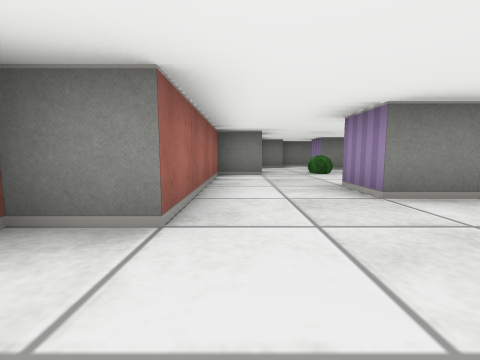
[1] (above)

18 first-person views from a walk through a cub3D level. The camera is about half as high as the walls, tilts 6° down and sees 90° across. The floor is counted in squares. Each view is taken from the middle of a square. On the plan, view 1 faces up. The plan holds only what a view shows up to about 9 squares ahead; the rest is blank.

[2]
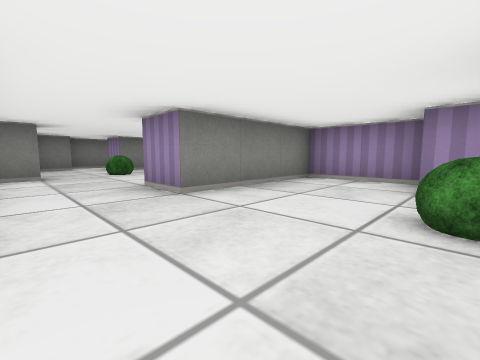

[3]
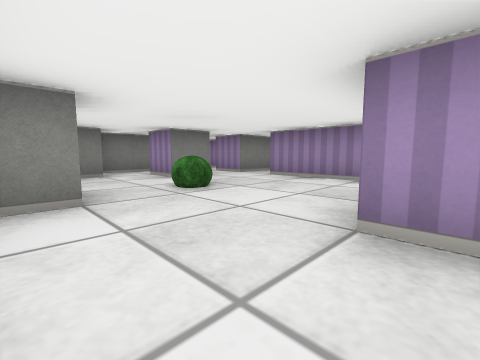

[4]
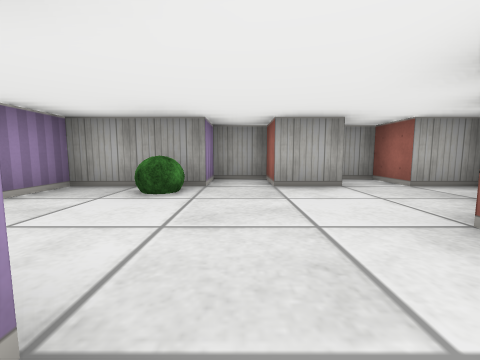

[5]
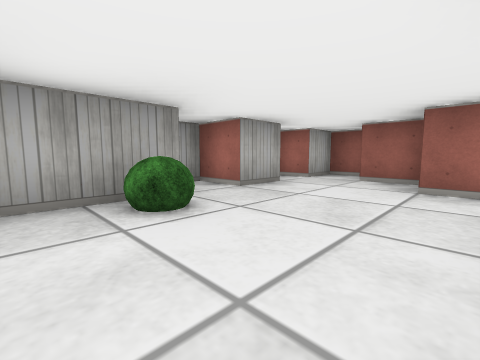

[6]
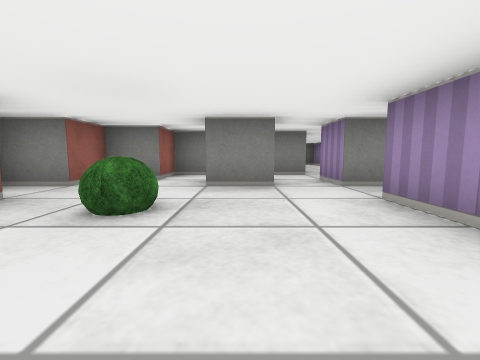

[7]
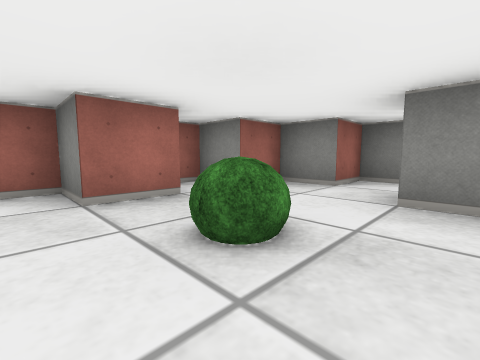

[8]
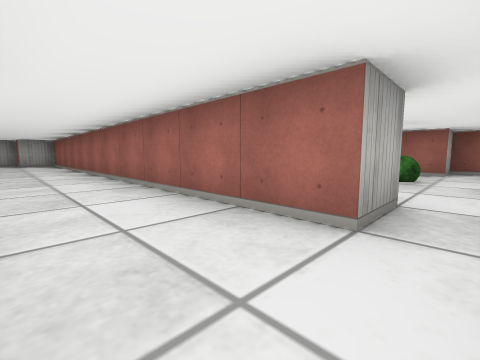

[9]
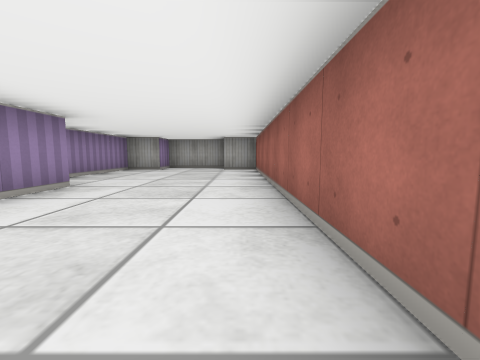

[10]
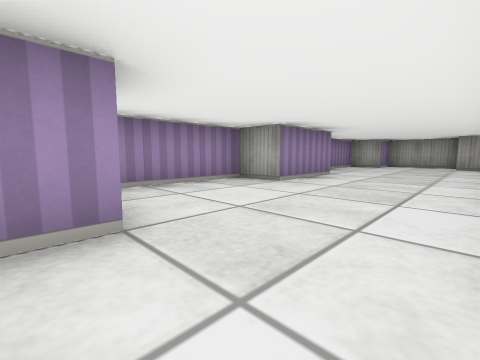

[11]
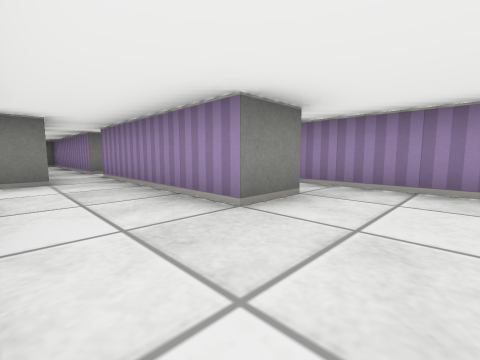

[12]
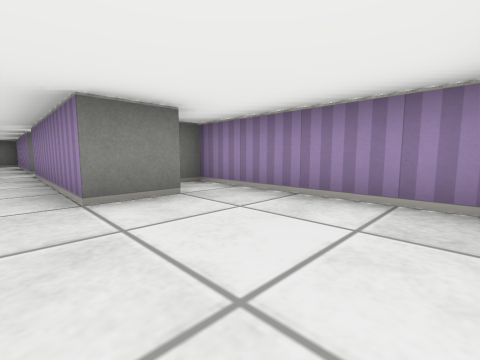

[13]
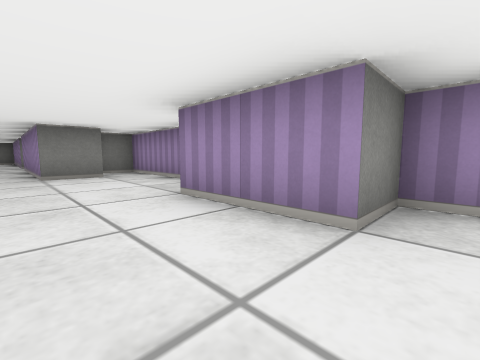

[14]
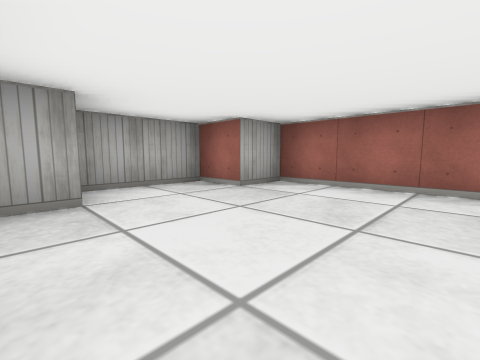

[15]
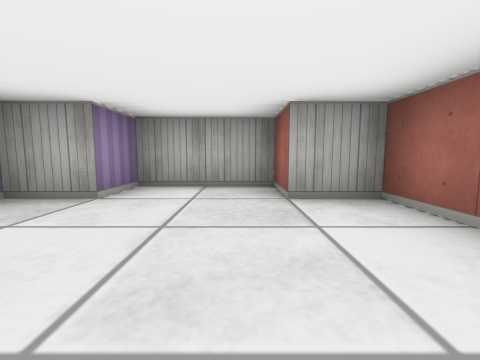

[16]
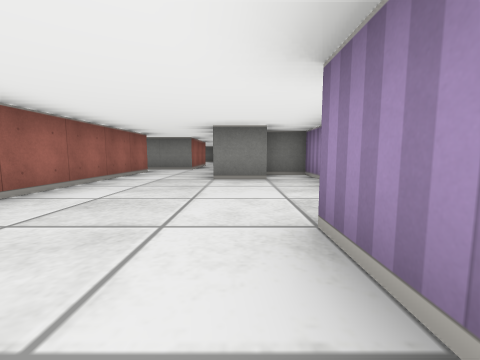

[17]
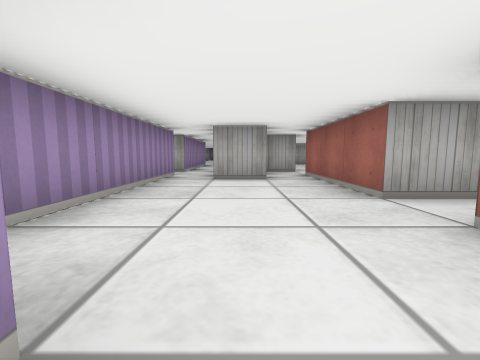

[18]
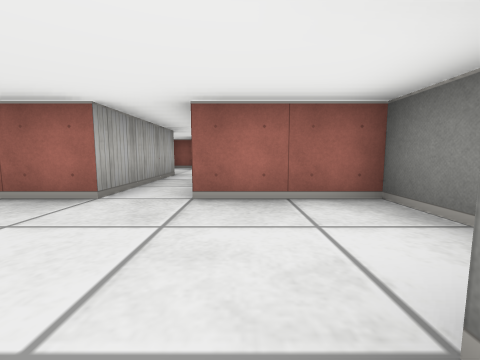

### Floor plan
Points are (right, up) in squares from view 1. A wall is a line through its corners. A room is listed if a view was taken in it or the views show most of it. See-through windows are left out.
Room 1 (views 1, 2, 5)
walls: (-0.5, 2.5) (-0.5, 1.5) (-1.5, 1.5) (-1.5, 0.5); (-0.6, -0.5) (0.5, -0.5) (0.5, -1.5) (1.5, -1.5) (1.5, -0.5) (3.5, -0.5) (3.5, 0.5); (4.5, 0.6) (4.5, 2.5) (1.5, 2.5); (-2.5, 0.2) (-2.5, -0.5) (-1.5, -0.5) (-1.5, -1.5) (-0.9, -1.5)
ways out: opening at (0.5, 3) to room 2
objects: bush (2, 0)
Room 2 (views 3, 4, 6, 7)
walls: (3.6, 7.5) (2.5, 7.5) (2.5, 8.5); (4.5, 7.5) (4.5, 8.5) (5.4, 8.5); (4.5, 4.4) (4.5, 6.5); (1.5, 2.5) (1.5, 3.5); (4.5, 9.5) (1.5, 9.5) (1.5, 8.5) (0.5, 8.5) (0.5, 7.5) (-0.5, 7.5) (-0.5, 6.5) (0.5, 6.5) (0.5, 5.5) (-0.5, 5.5) (-0.5, 2.5)
ways out: opening at (0.5, 3) to room 1; opening at (5, 7) to room 3; opening at (5, 10) to room 5
objects: bush (2, 6)
Room 3 (view 8)
walls: (6.5, 9) (6.5, 7.5) (4.5, 7.5); (7.5, 6.5) (7.5, 8.5) (7.9, 8.5); (4.5, 6.5) (5.5, 6.5)
ways out: opening at (5, 7) to room 2; opening at (6.5, 5.5) to room 4; opening at (7, 9) to room 5
Room 4 (views 9, 10, 11, 12, 13, 14, 15, 16)
walls: (8.6, 4.5) (7.5, 4.5) (7.5, 6.5); (5.5, 6.5) (5.5, -4.5) (6.5, -4.5) (6.5, -5.5) (8.5, -5.5) (8.5, -4.5) (9.5, -4.5) (9.5, -0.5) (8.5, -0.5) (8.5, 1.5) (9.5, 1.5) (9.5, 5.5) (8.5, 5.5)
ways out: opening at (6.5, 5.5) to room 3
Room 5 (views 17, 18)
walls: (5.5, 10.5) (6.5, 10.5); (5.5, 15.5) (4.5, 15.5) (4.5, 13.5); (5.5, 9.6) (5.5, 10.1); (1.5, 12.5) (4.5, 12.5) (4.5, 9.5); (7.5, 9.5) (7.5, 14.5) (6.5, 14.5)
ways out: opening at (5, 10) to room 2; opening at (7, 9) to room 3; opening at (2, 13)

Where each view was taken, in squares from view 1:
view 1: 0 up, 0 right, facing up
view 2: 0 up, 0 right, facing up-right
view 3: 3 up, 0 right, facing up-right
view 4: 3 up, 1 right, facing down
view 5: 2 up, 3 right, facing down-left
view 6: 4 up, 3 right, facing up
view 7: 5 up, 3 right, facing up-left
view 8: 7 up, 7 right, facing down-left
view 9: 3 up, 6 right, facing down
view 10: 5 up, 6 right, facing down-right
view 11: 3 up, 6 right, facing up-right
view 12: 2 up, 7 right, facing up-right
view 13: 1 down, 7 right, facing up-right
view 14: 2 down, 9 right, facing down-left
view 15: 2 down, 7 right, facing down
view 16: 0 up, 8 right, facing up
view 17: 15 up, 6 right, facing down
view 18: 14 up, 7 right, facing left
